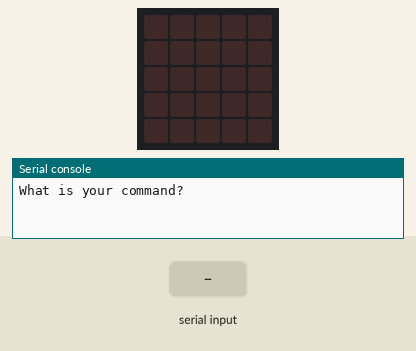
Simulated run of this program. Board: BBC micro:bit running MicroPython. On the bench: the board's 5×5 LED display, the last lines printed to the serial console. Inputs (shaded band) come from the test bench.

Above: at 1.2 s.
1.3 s: "s" typed at the serial console, then Enter
At 2.2 s:
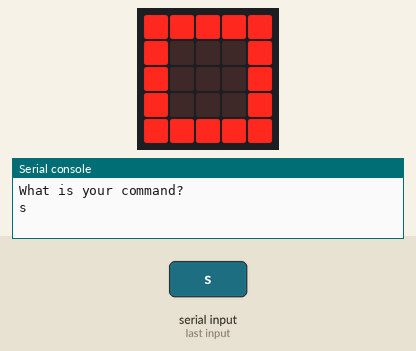
3.1 s: "d" typed at the serial console, then Enter
At 4.6 s:
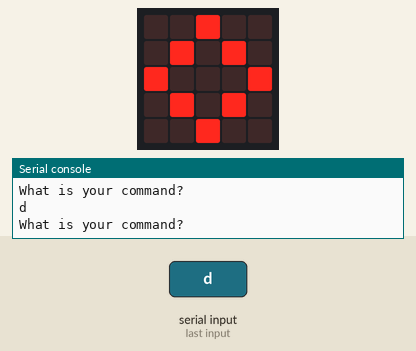
4.9 s: "h" typed at the serial console, then Enter
At 6.2 s:
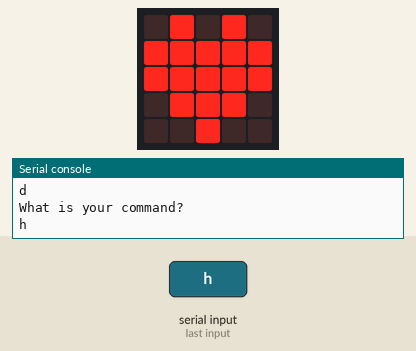
6.7 s: "1" typed at the serial console, then Enter
At 7.7 s:
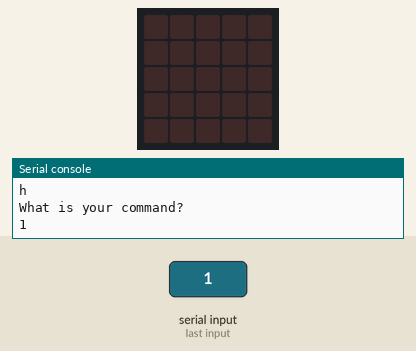
Timing chart, 0 to 9.5 s (numbered marks = the images above; inputs shaded):
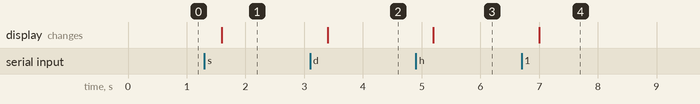

Measured:
- after the input at 1.3 s, the display: changes after 0.30 s (image 1)
- after the input at 3.1 s, the display: changes after 0.30 s (image 2)
- after the input at 4.9 s, the display: changes after 0.30 s (image 3)
- after the input at 6.7 s, the display: changes after 0.30 s (image 4)

The program:

Command.py
```python
from microbit import *

while (True):
    cmd = input('What is your command? ')
    if cmd == 's':
        sleep(300)
        display.show(Image.SQUARE)
        sleep(1000)
    elif cmd == 'd':
        sleep(300)
        display.show(Image.DIAMOND)
        sleep(1000)
    elif cmd == 'h':
        sleep(300)
        display.show(Image.HEART)
        sleep(1000)
    else :
        sleep(300)
        display.clear()
        sleep(1000)
```
